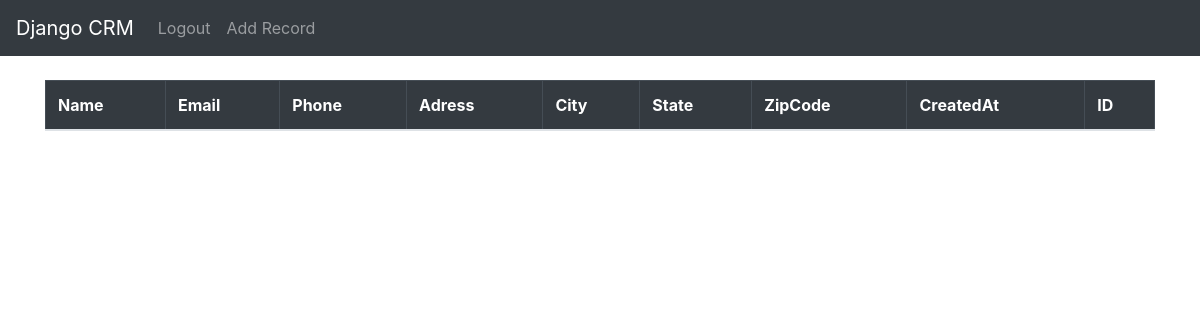
Page / (signed in) on the earlier database version.
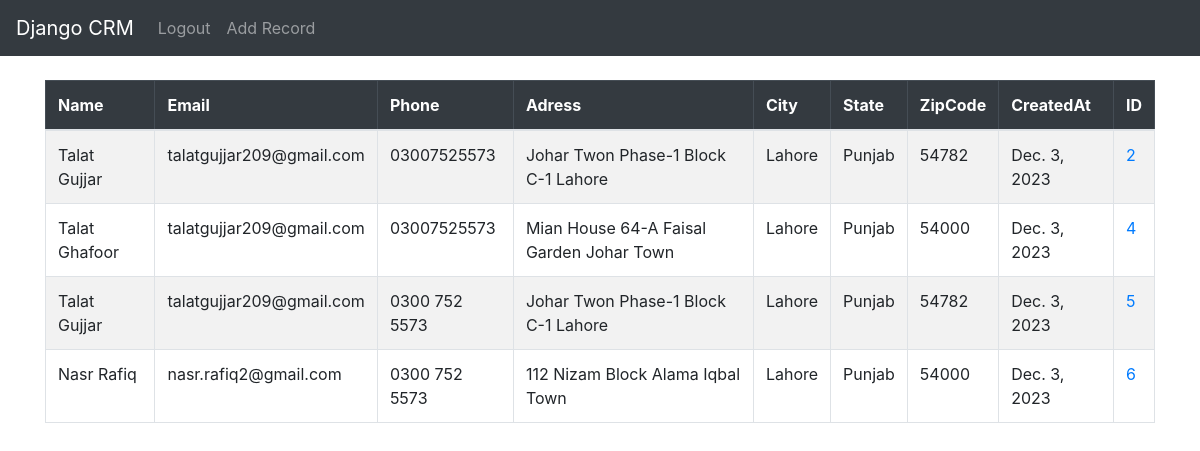
Same page on the later database version.
### crm/models.py (models this page shows, shortened)
class Record(models.Model):
    created_at = models.DateField(auto_now_add=True)
    first_name = models.CharField(max_length=50)
    last_name = models.CharField(max_length=50)
    email = models.CharField(max_length=100)
    phone = models.CharField(max_length=15)
    address = models.CharField(max_length=100)
    city = models.CharField(max_length=50)
    state = models.CharField(max_length=50)
    zipcode = models.CharField(max_length=20)

### crm/views.py (the view, shortened to what this page needs)
# urls.py: path('', views.home, name= 'home'),
def home(request):
    records = Record.objects.all()
    return render(request, 'home.html', {'records': records})

### crm/templates/home.html (shortened to what this page needs)
{% extends 'base.html' %}
{% block content %}
    {% if user.is_authenticated %}
    <table class="table table-striped table-hover table-bordered">
        <thead class="table-dark">
          <tr>
            <th scope="col">Name</th>
            <th scope="col">Email</th>
            <th scope="col">Phone</th>
            <th scope="col">Adress</th>
            <th scope="col">City</th>
            <th scope="col">State</th>
            <th scope="col">ZipCode</th>
            <th scope="col">CreatedAt</th>
            <th scope="col">ID</th>
          </tr>
        </thead>
        <tbody>
            {% if records %}
            {% for record in records %}
            <tr>
              <td> {{record.first_name}} {{ record.last_name }}</td>
              <td> {{record.email}}</td>
              <td> {{record.phone}}</td>
              <td> {{record.address}}</td>
              <td> {{record.city}}</td>
              <td> {{record.state}}</td>
              <td> {{record.zipcode}}</td>
              <td> {{record.created_at}}</td>
              <td><a href="{% url 'record' record.id %}">{{record.id}}</td>
            </tr>
            {% endfor %}
        {% endif %}
        </tbody>
    </table>
{% endif %}
{% endblock %}

### crm/templates/base.html (shortened to what this page needs)
<!doctype html>
<html lang="en">
  <head>
    <link rel="stylesheet" href="https://cdn.jsdelivr.net/npm/bootstrap@4.4.1/dist/css/bootstrap.min.css">
  </head>
  <body>
    {% include 'navbar.html' %}
    <div class="container" >
      <br>
    {% block content%}
    {% endblock %}
    </div>
  </body>
</html>

### crm/templates/navbar.html (shortened to what this page needs)
<nav class="navbar navbar-expand-lg navbar-dark bg-dark">
    <a class="navbar-brand" href="{% url 'home' %}">Django CRM</a>
    <div class="collapse navbar-collapse" id="navbarSupportedContent">
      <ul class="navbar-nav mr-auto">
        {% if user.is_authenticated %}
        <li class="nav-item">
          <a class="nav-link" href="{% url 'logout' %}">Logout</a>
        </li>
        <li class="nav-item">
          <a class="nav-link" href="{% url 'add_record' %}">Add Record</a>
        </li>
        {% endif %}
      </ul>
    </div>
  </nav>

Differences in the rows shown:
added Record: first_name "Talat", last_name "Gujjar", email "talatgujjar209@gmail.com", phone "03007525573", address "Johar Twon Phase-1 Block C-1 Lahore", city "Lahore", state "Punjab", zipcode "54782", created_at "Dec. 3, 2023", id "2"
added Record: first_name "Talat", last_name "Ghafoor", email "talatgujjar209@gmail.com", phone "03007525573", address "Mian House 64-A Faisal Garden Johar Town", city "Lahore", state "Punjab", zipcode "54000", created_at "Dec. 3, 2023", id "4"
added Record: first_name "Talat", last_name "Gujjar", email "talatgujjar209@gmail.com", phone "0300 752 5573", address "Johar Twon Phase-1 Block C-1 Lahore", city "Lahore", state "Punjab", zipcode "54782", created_at "Dec. 3, 2023", id "5"
added Record: first_name "Nasr", last_name "Rafiq", email "nasr.rafiq2@gmail.com", phone "0300 752 5573", address "112 Nizam Block Alama Iqbal Town", city "Lahore", state "Punjab", zipcode "54000", created_at "Dec. 3, 2023", id "6"
